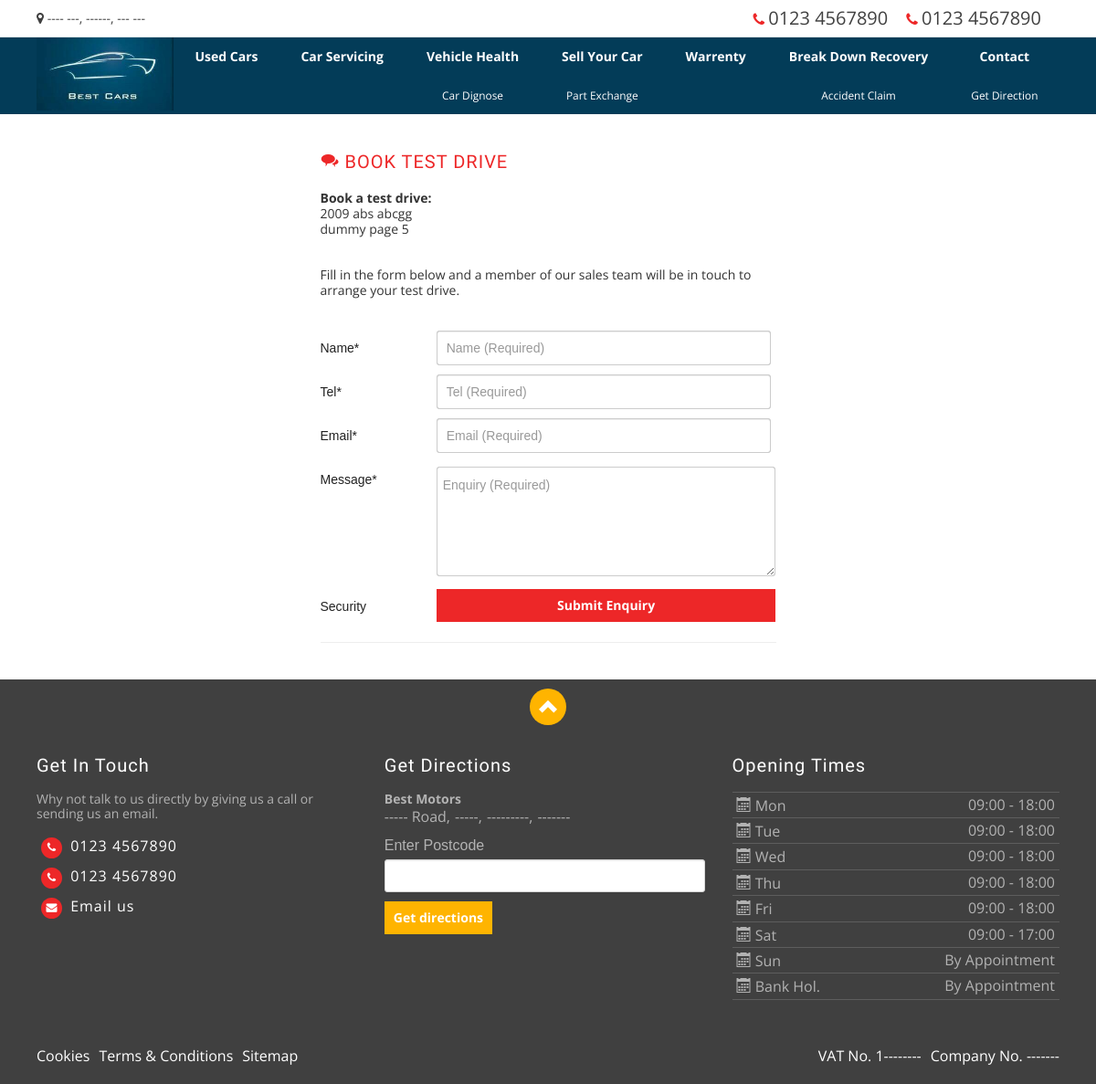
The page /book-test-drive/27 on the database its author committed.
### tables this page shows
CREATE TABLE `car_table` (
  `id` int(11) NOT NULL,
  `title` text NOT NULL,
  `makeof` varchar(150) NOT NULL,
  `model` varchar(255) NOT NULL,
  `price` float NOT NULL,
  `discount` float NOT NULL,
  `registered` varchar(20) NOT NULL,
  `owners` varchar(100) NOT NULL,
  `body_style` varchar(150) NOT NULL,
  `color` varchar(100) NOT NULL,
  `mileage` float NOT NULL,
  `no_doors` int(11) NOT NULL,
  `no_seats` int(11) NOT NULL,
  `engine_size` int(11) NOT NULL,
  `engine_capacity` float NOT NULL,
  `fuel_type` varchar(100) NOT NULL,
  `transmission` varchar(150) NOT NULL,
  `co_emission` float NOT NULL,
  `gearbox` varchar(50) NOT NULL,
  `fuel_cons_ur` float NOT NULL,
  `fuel_cons_ex` float NOT NULL,
  `fuel_cons_com` float NOT NULL,
  `z_s_mph` float NOT NULL,
  `top_speed` float NOT NULL,
  `cylinders` int(11) NOT NULL,
  `engine_pow` float NOT NULL,
  `engine_tor` float NOT NULL,
  `length` float NOT NULL,
  `wheelbase` float NOT NULL,
  `width` float NOT NULL,
  `description` longtext NOT NULL,
  `created_at` timestamp NOT NULL DEFAULT CURRENT_TIMESTAMP,
  `updated_at` timestamp NOT NULL DEFAULT CURRENT_TIMESTAMP ON UPDATE CURRENT_TIMESTAMP
);

### application/controllers/Frontend.php (called while the page is built, shortened)
<?php
class Frontend extends CI_Controller{
  public function __construct(){
    $this->load->library('session');
    $this->load->model('car/car_model', 'car_model');
      $this->load->library('pagination');
  }
    public function book_test_drive($id){
    $car = $this->car_model->get_car($id);
    $this->load->view('frontend/inc/header');
    $this->load->view('frontend/testdrive', $car);
    $this->load->view('frontend/inc/footer');
}
}

### index.php (called while the page is built, shortened)
<?php
require_once BASEPATH.'core/CodeIgniter.php';

### application/models/car/Car_model.php (called while the page is built, shortened)
<?php
class Car_model extends CI_Model{
  public function get_car($id){
    $data = array();
    $car = $this->db->where('id', $id)->get('car_table')->result();
    if($car){
      $interior = $this->db->where('car_id', $id)->get('interior')->result();
      $this->db->select('feature');
      $exterior = $this->db->where('car_id', $id)->get('exterior')->result();
      $this->db->select('feature');
      $comfort = $this->db->where('car_id', $id)->get('comfort')->result();
      $this->db->select('feature');
      $safety = $this->db->where('car_id', $id)->get('safety')->result();
      $this->db->select('feature');
      $other = $this->db->where('car_id', $id)->get('other')->result();
      $this->db->select('id,image');
      $car_image = $this->db->where('car_id', $id)->get('car_image')->result();
      $data = array(
        'car' => $car,
        'interior' => $interior,
        'exterior' => $exterior,
        'comfort' => $comfort,
        'safety' => $safety,
        'other' => $other,
        'car_image' => $car_image,
      );
    }
    return $data;
  }
}

### application/views/frontend/testdrive.php (the view, shortened to what this page needs)
<div id="main-wrap">
    <div id="page-warrior">
        <div id="email-pg">
            <div class="container">
                <div class="wrapper">
                    <div class="row">
                        <div class="threecol">
                        </div>
                        <div class="sixcol block">
                            <div class="pad-20">
                               <h2><span aria-hidden="true" class="icon icon-comments"></span> Book test drive</h2>
                                <p><strong>Book a test drive:</strong><br/><?= $car[0]->registered . ' ' . $car[0]->makeof . ' ' . $car[0]->model?><br/><?= $car[0]->title ?><br/><br/><br/>Fill in the form below and a member of our sales team will be in touch to arrange your test drive.</p>
                                <?= form_open('enquiry') ?>
                                    <fieldset>
                                        <div class="row">
                                            <div class="threecol"><label>Name<span class="required">*</span></label></div>
                                            <div class="ninecol last"><input size=40 name="name" value="" placeholder="Name (Required)" type="text" required></div>
                                        </div>
                                        <div class="row">
                                            <div class="threecol"><label>Tel<span class="required">*</span></label></div>
                                            <div class="ninecol last"><input size=40 name="phone" value="" placeholder="Tel (Required)" type="text" required></div>
                                        </div>
                                        <div class="row">
                                            <div class="threecol"><label>Email<span class="required">*</span></label></div>
                                            <div class="ninecol last"><input size=40 name="email" value="" placeholder="Email (Required)" type="text" required></div>
                                        </div>
                                        <div class="row">
                                            <div class="threecol"><label>Message<span class="required">*</span></label></div>
                                            <div class="ninecol last"><textarea rows=5 cols=40 name="message" placeholder="Enquiry (Required)" required></textarea></div>
                                        </div>
                                        <div class="row">
                                            <div class="threecol"><label>Security</label></div>
                                            <div class="ninecol last">
                                                <div class="row">
                                                    <input type="submit" value="Submit Enquiry" class="button black full">
                                                </div>
                                            </div>
                                        </div>
                                    </fieldset>
                                <?= form_close() ?>
                            </div>
                        </div>
                        <div class="threecol last">
                        </div>
                    </div>
                </div>
            </div>
        </div>
    </div>
</div>

### rows shown on the page
car_table: registered "2009", makeof "abs", model "abcgg", title "dummy page 5"
